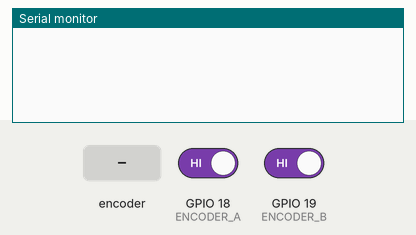
Bench run of a sketch on a simulated ESP32. Shown: the last lines printed to the serial monitor. The inputs (shaded band) are chosen by the test bench; at power-on: GPIO 19 (ENCODER_B) HIGH, GPIO 18 (ENCODER_A) HIGH.

Above: at 1.2 s.
1.3 s: GPIO 19 (ENCODER_B) driven LOW
At 2.1 s:
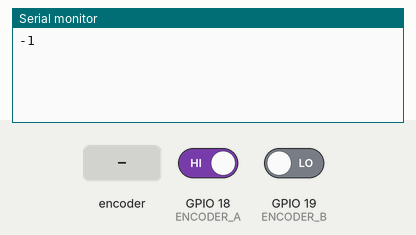
2.8 s: rotary encoder on GPIO 18 (ENCODER_A) / GPIO 19 (ENCODER_B) turned 3 steps (first pin leading)
At 4.5 s:
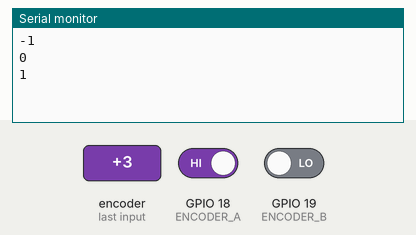
4.9 s: rotary encoder on GPIO 18 (ENCODER_A) / GPIO 19 (ENCODER_B) turned 1 step (first pin leading)
At 5.8 s:
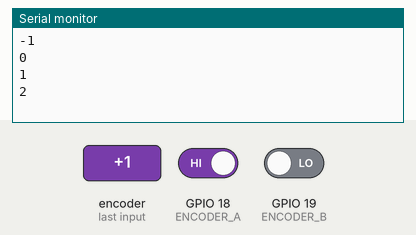
Timing chart, 0 to 7.9 s (numbered marks = the images above; inputs shaded):
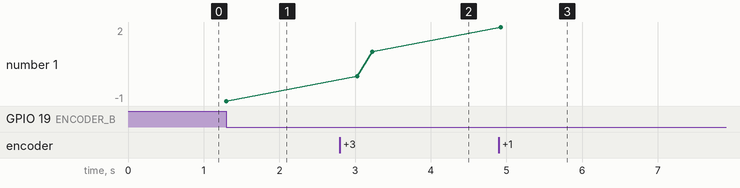

The sketch:

rotary_switch.ino
```cpp
#define ENCODER_A 18
#define ENCODER_B 19

volatile int encoderPosition = 0;

// void IRAM_ATTR handleEncoder() {
//   if (digitalRead(ENCODER_B) == LOW) {
//     encoderPosition += (digitalRead(ENCODER_A) == HIGH) ? 1 : -1;
//   }
// }
void IRAM_ATTR handleEncoder() {
  static unsigned long lastTime = 0;
  unsigned long now = millis();
  if (now - lastTime > 10) {
    if (digitalRead(ENCODER_B) == LOW) {
      encoderPosition += (digitalRead(ENCODER_A) == HIGH) ? -1 : 1;
    }
    lastTime = now;
  }
}


void setup() {
  Serial.begin(115200);
  pinMode(ENCODER_A, INPUT_PULLUP);
  pinMode(ENCODER_B, INPUT_PULLUP);
  attachInterrupt(digitalPinToInterrupt(ENCODER_B), handleEncoder, FALLING);
}

void loop() {
  static int lastPos = 0;
  if (encoderPosition != lastPos) {
    Serial.println(encoderPosition);
    lastPos = encoderPosition;
  }
}


// #define ENCODER_A 32
// #define ENCODER_B 33

// volatile int encoderPosition = 0;

// unsigned long lastTime = 0;
// const int debounceDelay = 0; // en ms

// void IRAM_ATTR handleEncoder() {
//   unsigned long now = millis();
//   if (now - lastTime > debounceDelay) {
//     bool bState = digitalRead(ENCODER_B);
//     encoderPosition += bState ? 1 : -1;
//     lastTime = now;
//   }
// }

// void setup() {
//   Serial.begin(115200);
//   pinMode(ENCODER_A, INPUT_PULLUP);
//   pinMode(ENCODER_B, INPUT_PULLUP);

//   attachInterrupt(digitalPinToInterrupt(ENCODER_A), handleEncoder, FALLING);
// }

// void loop() {
//   static int lastPos = 0;
//   if (encoderPosition != lastPos) {
//     Serial.println(encoderPosition);
//     lastPos = encoderPosition;
//   }
// }
```

Measured:
- after the input at 1.3 s, the serial monitor: prints a new line at once (image 1)
- after the input at 2.8 s, the serial monitor: prints a new line after 0.23 s (image 2)
- after the input at 4.9 s, the serial monitor: prints a new line at once (image 3)
- plotted number 1: -1 → 1 after the input at 2.8 s, 1 → 2 after the input at 4.9 s
